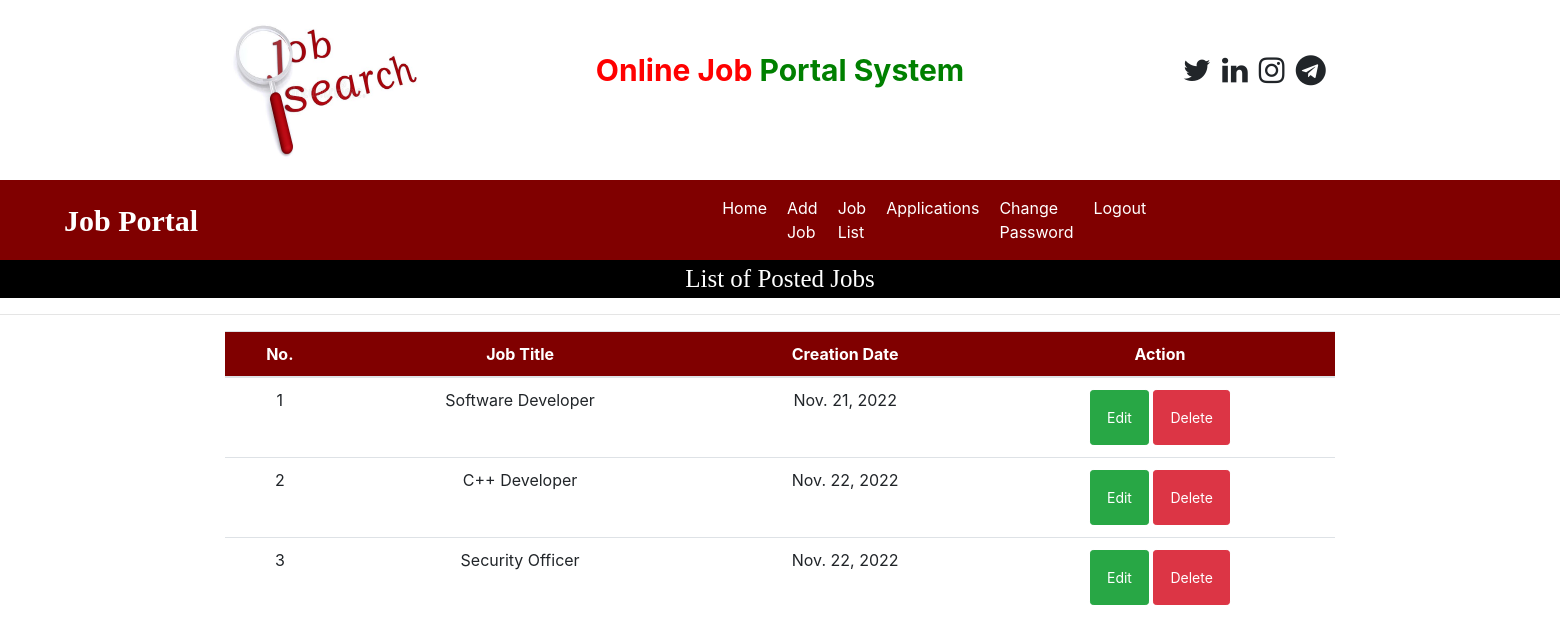
The page /job_list (signed in) on the database its author committed.
### job/models.py (models this page shows, shortened)
class Job(models.Model):
    recruiter = models.ForeignKey(Recruiter, on_delete=models.CASCADE)
    start_date = models.DateField()
    end_date = models.DateField()
    image = models.FileField(null=True)
    title = models.CharField(max_length=100)
    salary = models.IntegerField()
    description = models.CharField(max_length=200)
    experience = models.CharField(max_length=50)
    location = models.CharField(max_length=100)
    skills = models.CharField(max_length=100)
    creation_date = models.DateField()

### job/views.py (the view)
# urls.py: path('job_list', job_list, name="job_list"),
def job_list(request):
    if not request.user.is_authenticated:
        return redirect('recruiter_login')
    user = request.user
    recruiter = Recruiter.objects.get(user=user)
    job = Job.objects.filter(recruiter=recruiter)
    d ={'job':job}
    return render(request, 'job_list.html',d)

### job/templates/job_list.html
{% load static %}
{% block body %}
{% include 'recruiter_navigations.html' %}
<div style="font-family:'Monotype Corsiva'; font-size:25px; color: white; background-color: black; text-align: center">
    List of Posted Jobs
</div>
<hr>
<div class="container">
<table class="table table-hover" id="example">
    <thead>
    <tr style="background-color: maroon; color: white; text-align: center">
        <th>No.</th>
        <th>Job Title</th>
        <th>Creation Date</th>
        <th>Action</th>
    </tr>
    </thead>
    <tbody>
    {% for i in job %}
    <tr style="text-align: center">
        <td>{{forloop.counter}}</td>
        <td>{{i.title}}</td>
        <td>{{i.creation_date}}</td>
        <td><a href="{% url 'edit_job_details' i.id %}" class="btn btn-success btn-sm p-3" onclick="return confirm('Edit details?')">Edit</a>
            <a href="{% url 'change_status' i.id %}" class="btn btn-danger btn-sm p-3" onclick="return confirm('Delete job?')">Delete</a>
        </td>
    </tr>
    {% endfor %}
    </tbody>
</table>
</div>
{% endblock %}

### rows shown on the page
Job: title "Software Developer", creation_date "Nov. 21, 2022"
Job: title "C++ Developer", creation_date "Nov. 22, 2022"
Job: title "Security Officer", creation_date "Nov. 22, 2022"
